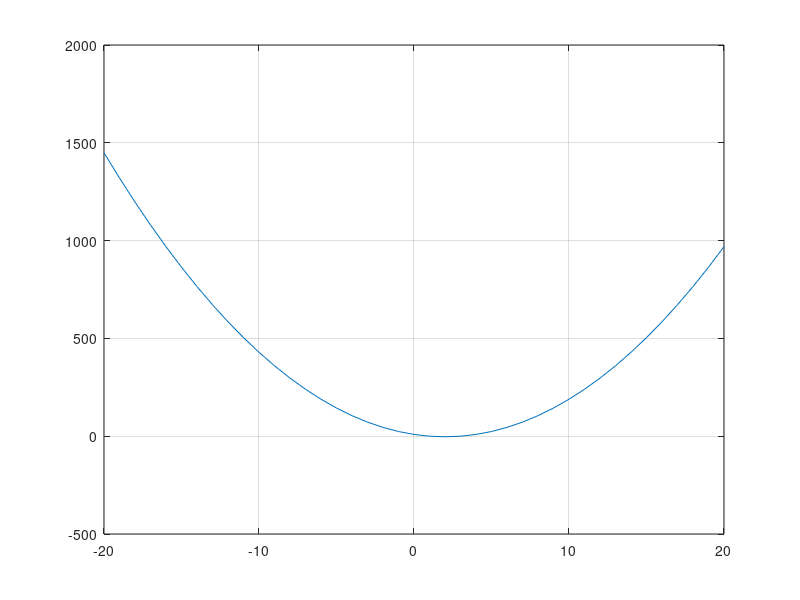

This chart was generated by the following MATLAB code:
x = -20:1:20;
y = 3*x.^2 - 12*x + 9;

plot(x,y)

grid on
i= 1;
while(y(i)> y(i+1))
    i = i+1
end
x(i)
y(i)
